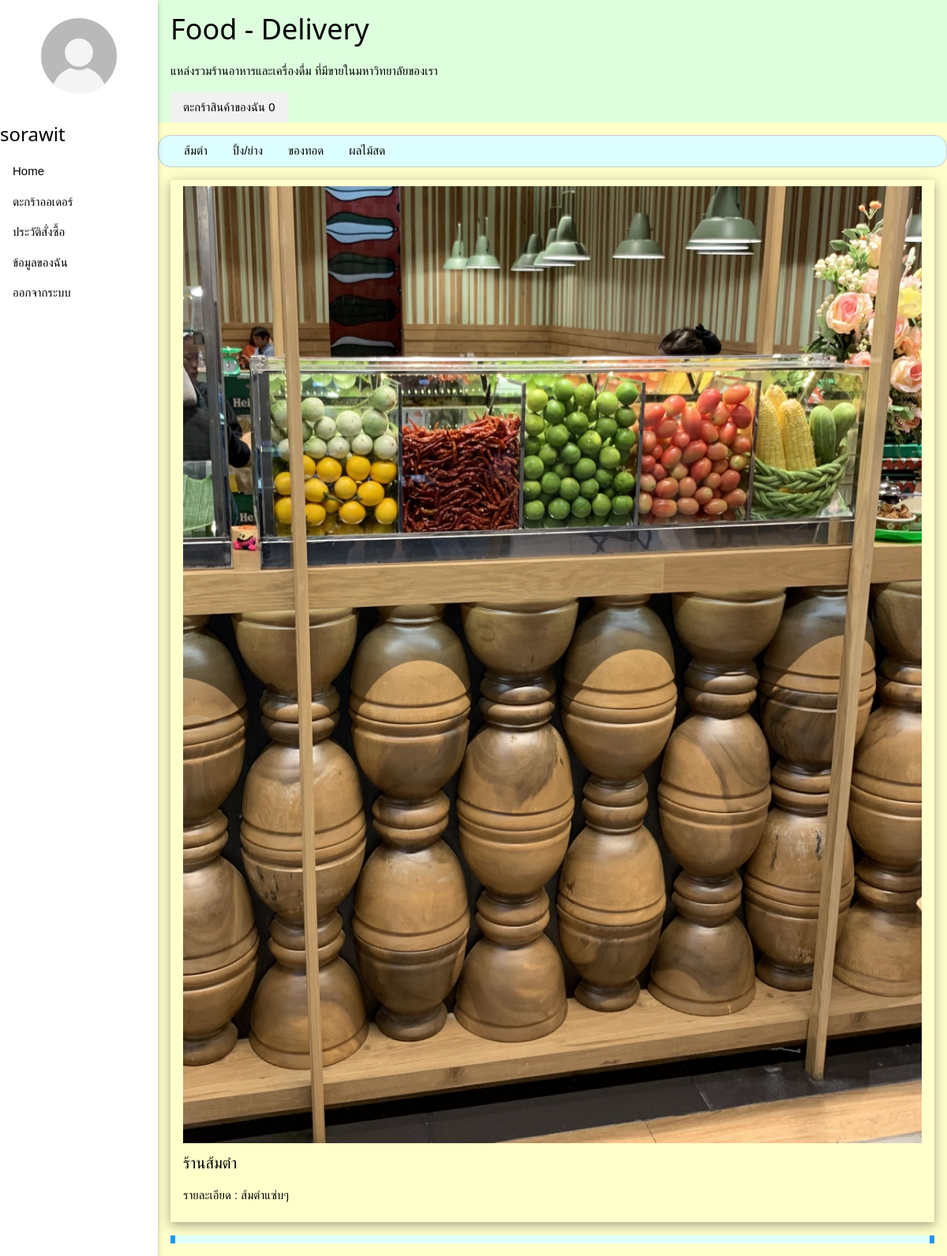
/main_user.php (signed in), run on the app's committed database.
### tables this page shows
CREATE TABLE `users` (
  `UID` int(11) NOT NULL,
  `Email` varchar(200) NOT NULL,
  `Password` varchar(200) NOT NULL,
  `Username` varchar(100) NOT NULL,
  `Full_Name` varchar(200) NOT NULL,
  `Phone_Number` varchar(20) NOT NULL,
  `Profile_Picture` text NOT NULL,
  `isRole` int(11) NOT NULL
);

CREATE TABLE `food_trucks` (
  `FTID` int(11) NOT NULL,
  `FTName` varchar(200) NOT NULL,
  `Description` text NOT NULL,
  `Truck_Picture` varchar(255) NOT NULL,
  `Food_Picture` varchar(255) NOT NULL,
  `Location` varchar(100) NOT NULL,
  `Hours` varchar(255) NOT NULL,
  `qrCode` varchar(255) NOT NULL,
  `UID` int(11) NOT NULL,
  `CID` int(11) NOT NULL
);

### main_user.php (the view, shortened to what this page needs)
<?php session_start();
include('config.php');
  $ID = $_SESSION['ID'];
  $name = $_SESSION['name'];
if(isset($_SESSION['qty'])){
$meQty = 0;
foreach($_SESSION['qty'] as $meItem){
$var = is_int($meItem);
$meQty = $meQty + $var;
}
}else{
$meQty=0;
}
		$sql = "SELECT * FROM users WHERE UID = $ID";
    $result = $db->query($sql);
?>
<!DOCTYPE html>
<html>
<head>
	<link rel="stylesheet" href="css/w3.css">
</head>
<body>
    <?php while($row = $result->fetch_assoc()): ?>
	<div class="w3-sidebar w3-bar-block w3-collapse w3-card w3-animate-left" style="width:200px;" id="mySidebar">
	  <div class="w3-padding w3-center">
    <img class="w3-circle" src="img/<?php echo $row['Profile_Picture']; ?>" alt="avatar" style="width:75%">
  	</div>
  	<?php endwhile ?>
	  <h3><?php echo $name; ?></h3>
	  <a href="main_user.php" class="w3-bar-item w3-button">Home</a>
	  <a href="cart.php" class="w3-bar-item w3-button">ตะกร้าออเดอร์</a>
	  <a href="history_user.php" class="w3-bar-item w3-button">ประวัติสั่งซื้อ</a>
	  <a href="about_user.php" class="w3-bar-item w3-button">ข้อมูลของฉัน</a>
	  <a href="logout.php" class="w3-bar-item w3-button">ออกจากระบบ</a>
	</div>
	<div class="w3-main w3-pale-yellow" style="margin-left: 200px;">
		<div class="w3-light-grey">
			<div class="w3-pale-green w3-container">
			  	<h1>Food - Delivery</h1>
			  	<p>แหล่งรวมร้านอาหารและเครื่องดื่ม ที่มีขายในมหาวิทยาลัยของเรา</p>
			  	<a href="cart.php" class="w3-button w3-light-grey">ตะกร้าสินค้าของฉัน <span class="badge"><?php echo $meQty; ?></span></a>
			</div>
		</div>
		<div class="w3-bar w3-container w3-border w3-round-xlarge w3-panel w3-pale-blue">
			<a href="main_user.php?CID=1" class="w3-bar-item w3-button">ส้มตำ</a>
			<a href="main_user.php?CID=2" class="w3-bar-item w3-button">ปิ้ง/ย่าง</a>
			<a href="main_user.php?CID=3" class="w3-bar-item w3-button">ของทอด</a>
			<a href="main_user.php?CID=4" class="w3-bar-item w3-button">ผลไม้สด</a>
		</div>
						<?php
							if (!isset($_GET["CID"])) {
								$sql = "SELECT * FROM food_trucks INNER JOIN category ON (food_trucks.CID = category.CID)";
							}else{
								$sql = "SELECT * FROM food_trucks INNER JOIN category ON (food_trucks.CID = category.CID)
							WHERE category.CID = '".$_GET["CID"]."'";
							}
					    $result = $db->query($sql);
							while($row = $result->fetch_assoc()):
						?>
				<div class="w3-container">
				  <ul class="w3-ul w3-card-4">
				    <li class="w3-display-container">
				    	<a href="main_user_menu.php?FTID=<?php echo $row['FTID']; ?>">
				    	<img src="img/<?php echo $row['Truck_Picture']; ?>" style="width:100%">
				    	</a>
				    	<h4><?php echo $row['FTName']; ?></h4>
				    	<p>รายละเอียด : <?php echo $row['Description']; ?></p>
						</li>
				  </ul>
				</div>
				<?php endwhile ?>
		<div class="w3-container">
			<div class="w3-panel w3-pale-blue w3-leftbar w3-rightbar w3-border-blue">
			</div>
		</div>
	</div>
</body>
</html>

### css/w3.css (style rules this page uses)
*,*:before,*:after { box-sizing:inherit }
html { -ms-text-size-adjust:100%;-webkit-text-size-adjust:100% }
body { margin:0 }
a { background-color:transparent }
img { border-style:none }
html,body { font-family:Verdana,sans-serif;font-size:15px;line-height:1.5 }
html { overflow-x:hidden }
h1 { font-size:36px }
h3 { font-size:24px }
h4 { font-size:20px }
h1,h2,h3,h4,h5,h6 { font-family:"Segoe UI",Arial,sans-serif;font-weight:400;margin:10px 0 }
img { vertical-align:middle }
a { color:inherit }
.w3-btn,.w3-button { border:none;display:inline-block;padding:8px 16px;vertical-align:middle;overflow:hidden;text-decoration:none;color:inherit;background-color:inherit;text-align:center;cursor:pointer;white-space:nowrap }
.w3-btn,.w3-button { -webkit-touch-callout:none;-webkit-user-select:none;-khtml-user-select:none;-moz-user-select:none;-ms-user-select:none;user-select:none }
.w3-ul { list-style-type:none;padding:0;margin:0 }
.w3-ul li { padding:8px 16px;border-bottom:1px solid #ddd }
.w3-ul li:last-child { border-bottom:none }
.w3-tooltip,.w3-display-container { position:relative }
.w3-sidebar { height:100%;width:200px;background-color:#fff;position:fixed!important;z-index:1;overflow:auto }
.w3-main,#main { transition:margin-left .4s }
.w3-bar { width:100%;overflow:hidden }
.w3-bar .w3-bar-item { padding:8px 16px;float:left;width:auto;border:none;display:block;outline:0 }
.w3-bar .w3-button { white-space:normal }
.w3-bar-block .w3-bar-item { width:100%;display:block;padding:8px 16px;text-align:left;border:none;white-space:normal;float:none;outline:0 }
.w3-container:after,.w3-container:before,.w3-panel:after,.w3-panel:before,.w3-row:after,.w3-row:before,.w3-row-padding:after,.w3-row-padding:before, .w3-cell-row:before,.w3-cell-row:after,.w3-clear:after,.w3-clear:before,.w3-bar:before,.w3-bar:after { content:"";display:table;clear:both }
@media (min-width:993px) { .w3-sidebar.w3-collapse { display:block!important } }
.w3-circle { border-radius:50% }
.w3-round-xlarge { border-radius:16px }
.w3-container,.w3-panel { padding:0.01em 16px }
.w3-panel { margin-top:16px;margin-bottom:16px }
.w3-card,.w3-card-2 { box-shadow:0 2px 5px 0 rgba(0,0,0,0.16),0 2px 10px 0 rgba(0,0,0,0.12) }
.w3-card-4,.w3-hover-shadow:hover { box-shadow:0 4px 10px 0 rgba(0,0,0,0.2),0 4px 20px 0 rgba(0,0,0,0.19) }
.w3-animate-left { position:relative;animation:animateleft 0.4s }
.w3-center { text-align:center!important }
.w3-border { border:1px solid #ccc!important }
.w3-leftbar { border-left:6px solid #ccc!important }
.w3-rightbar { border-right:6px solid #ccc!important }
.w3-padding { padding:8px 16px!important }
.w3-light-grey,.w3-hover-light-grey:hover,.w3-light-gray,.w3-hover-light-gray:hover { color:#000!important;background-color:#f1f1f1!important }
.w3-pale-green,.w3-hover-pale-green:hover { color:#000!important;background-color:#ddffdd!important }
.w3-pale-yellow,.w3-hover-pale-yellow:hover { color:#000!important;background-color:#ffffcc!important }
.w3-pale-blue,.w3-hover-pale-blue:hover { color:#000!important;background-color:#ddffff!important }
.w3-border-blue,.w3-hover-border-blue:hover { border-color:#2196F3!important }

### data on the page
users: Profile_Picture (placeholder picture)
food_trucks: Truck_Picture (picture), FTName "ร้านส้มตำ", Description "ส้มตำแซ่บๆ"

### other printed values
$name "sorawit"
$meQty "0"
